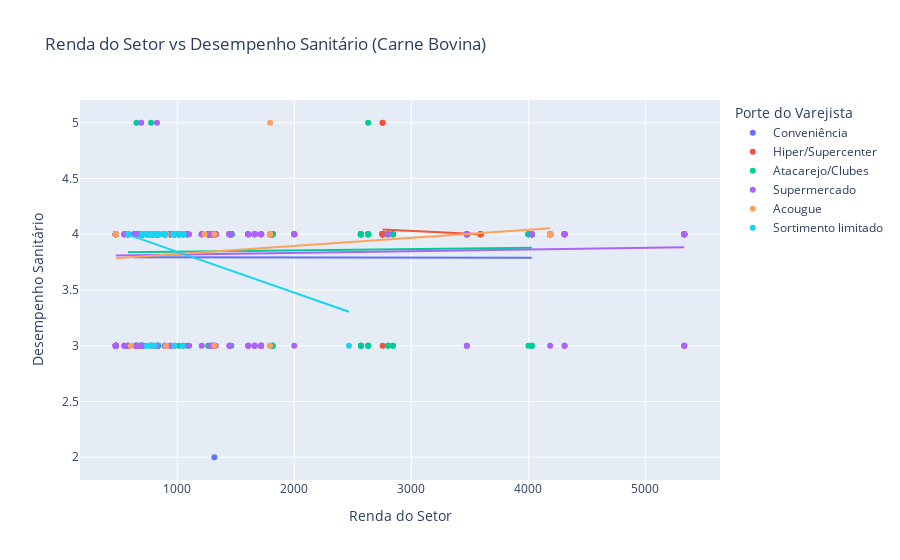

Source (notebook cell):
### Code cell
# Análise de correlação entre renda do setor e desempenho sanitário

fig = px.scatter(carne_bovina_data, x='renda_setor', y='est_desempenho_sanitario', color='porte_loja',
                 title='Renda do Setor vs Desempenho Sanitário (Carne Bovina)',
                 labels={'renda_setor': 'Renda do Setor', 'est_desempenho_sanitario': 'Desempenho Sanitário', 'porte_loja': 'Porte do Varejista'},
                    trendline='ols')    
fig.show()

### Figure 1 — Plotly figure (JSON) as saved in the notebook; plotly's stock layout.template omitted (floating-point values rounded to 4 significant figures; data arrays with more than 128 entries replaced by an {"elided": "..."} marker saying what was removed)
{"data": [{"hovertemplate": "Porte do Varejista=Conveniência<br>Renda do Setor=%{x}<br>Desempenho Sanitário=%{y}<extra></extra>", "legendgroup": "Conveniência", "marker": {"color": "#636efa", "symbol": "circle"}, "mode": "markers", "name": "Conveniência", "orientation": "v", "showlegend": true, "type": "scatter", "x": [628.3, null, 4030.0, 4030.0, 4030.0, 4030.0, 4030.0, 4030.0, 1317.0, 1317.0, 1317.0, 1317.0, 1317.0, 645.3, 707.0, 707.0, 707.0, 707.0, 707.0, 707.0, 635.9, 635.9, 635.9, 2569.0, 643.9], "xaxis": "x", "y": [4, 4, 4, 4, 4, 3, 4, 4, 2, 4, 3, 4, 4, 4, 4, 3, 4, 4, 4, 4, 4, 4, 4, 4, 4], "yaxis": "y"}, {"hovertemplate": "<b>OLS trendline</b><br>est_desempenho_sanitario = -1.33561e-06 * renda_setor + 3.79397<br>R<sup>2</sup>=0.000014<br><br>Porte do Varejista=Conveniência<br>Renda do Setor=%{x}<br>Desempenho Sanitário=%{y} <b>(trend)</b><extra></extra>", "legendgroup": "Conveniência", "marker": {"color": "#636efa", "symbol": "circle"}, "mode": "lines", "name": "Conveniência", "showlegend": false, "type": "scatter", "x": [628.3, 635.9, 635.9, 635.9, 643.9, 645.3, 707.0, 707.0, 707.0, 707.0, 707.0, 707.0, 1317.0, 1317.0, 1317.0, 1317.0, 1317.0, 2569.0, 4030.0, 4030.0, 4030.0, 4030.0, 4030.0, 4030.0], "xaxis": "x", "y": [3.793, 3.793, 3.793, 3.793, 3.793, 3.793, 3.793, 3.793, 3.793, 3.793, 3.793, 3.793, 3.792, 3.792, 3.792, 3.792, 3.792, 3.791, 3.789, 3.789, 3.789, 3.789, 3.789, 3.789], "yaxis": "y"}, {"hovertemplate": "Porte do Varejista=Hiper/Supercenter<br>Renda do Setor=%{x}<br>Desempenho Sanitário=%{y}<extra></extra>", "legendgroup": "Hiper/Supercenter", "marker": {"color": "#EF553B", "symbol": "circle"}, "mode": "markers", "name": "Hiper/Supercenter", "orientation": "v", "showlegend": true, "type": "scatter", "x": [2754.0, 2754.0, 2754.0, 2754.0, 2754.0, 2754.0, 2754.0, 2754.0, 2754.0, 2754.0, 2754.0, 2754.0, 2754.0, 2754.0, 2754.0, 2754.0, 2754.0, 2754.0, 2754.0, 2754.0, 2754.0, 2754.0, 2754.0, 2754.0, 3591.0, 3591.0, 3591.0, 3591.0, 3591.0, 3591.0], "xaxis": "x", "y": [5, 4, 4, 4, 4, 4, 4, 4, 3, 4, 4, 4, 4, 4, 5, 4, 4, 4, 4, 4, 4, 4, 4, 4, 4, 4, 4, 4, 4, 4], "yaxis": "y"}, {"hovertemplate": "<b>OLS trendline</b><br>est_desempenho_sanitario = -4.97673e-05 * renda_setor + 4.17873<br>R<sup>2</sup>=0.002809<br><br>Porte do Varejista=Hiper/Supercenter<br>Renda do Setor=%{x}<br>Desempenho Sanitário=%{y} <b>(trend)</b><extra></extra>", "legendgroup": "Hiper/Supercenter", "marker": {"color": "#EF553B", "symbol": "circle"}, "mode": "lines", "name": "Hiper/Supercenter", "showlegend": false, "type": "scatter", "x": [2754.0, 2754.0, 2754.0, 2754.0, 2754.0, 2754.0, 2754.0, 2754.0, 2754.0, 2754.0, 2754.0, 2754.0, 2754.0, 2754.0, 2754.0, 2754.0, 2754.0, 2754.0, 2754.0, 2754.0, 2754.0, 2754.0, 2754.0, 2754.0, 3591.0, 3591.0, 3591.0, 3591.0, 3591.0, 3591.0], "xaxis": "x", "y": [4.042, 4.042, 4.042, 4.042, 4.042, 4.042, 4.042, 4.042, 4.042, 4.042, 4.042, 4.042, 4.042, 4.042, 4.042, 4.042, 4.042, 4.042, 4.042, 4.042, 4.042, 4.042, 4.042, 4.042, 4.0, 4.0, 4.0, 4.0, 4.0, 4.0], "yaxis": "y"}, {"hovertemplate": "Porte do Varejista=Atacarejo/Clubes<br>Renda do Setor=%{x}<br>Desempenho Sanitário=%{y}<extra></extra>", "legendgroup": "Atacarejo/Clubes", "marker": {"color": "#00cc96", "symbol": "circle"}, "mode": "markers", "name": "Atacarejo/Clubes", "orientation": "v", "showlegend": true, "type": "scatter", "x": {"elided": "309 float values"}, "xaxis": "x", "y": {"elided": "309 int values"}, "yaxis": "y"}, {"hovertemplate": "<b>OLS trendline</b><br>est_desempenho_sanitario = 1.19079e-05 * renda_setor + 3.83115<br>R<sup>2</sup>=0.000960<br><br>Porte do Varejista=Atacarejo/Clubes<br>Renda do Setor=%{x}<br>Desempenho Sanitário=%{y} <b>(trend)</b><extra></extra>", "legendgroup": "Atacarejo/Clubes", "marker": {"color": "#00cc96", "symbol": "circle"}, "mode": "lines", "name": "Atacarejo/Clubes", "showlegend": false, "type": "scatter", "x": {"elided": "309 float values"}, "xaxis": "x", "y": {"elided": "309 float values"}, "yaxis": "y"}, {"hovertemplate": "Porte do Varejista=Supermercado<br>Renda do Setor=%{x}<br>Desempenho Sanitário=%{y}<extra></extra>", "legendgroup": "Supermercado", "marker": {"color": "#ab63fa", "symbol": "circle"}, "mode": "markers", "name": "Supermercado", "orientation": "v", "showlegend": true, "type": "scatter", "x": {"elided": "493 float values"}, "xaxis": "x", "y": {"elided": "493 int values"}, "yaxis": "y"}, {"hovertemplate": "<b>OLS trendline</b><br>est_desempenho_sanitario = 1.54616e-05 * renda_setor + 3.80181<br>R<sup>2</sup>=0.002413<br><br>Porte do Varejista=Supermercado<br>Renda do Setor=%{x}<br>Desempenho Sanitário=%{y} <b>(trend)</b><extra></extra>", "legendgroup": "Supermercado", "marker": {"color": "#ab63fa", "symbol": "circle"}, "mode": "lines", "name": "Supermercado", "showlegend": false, "type": "scatter", "x": {"elided": "493 float values"}, "xaxis": "x", "y": {"elided": "493 float values"}, "yaxis": "y"}, {"hovertemplate": "Porte do Varejista=Acougue<br>Renda do Setor=%{x}<br>Desempenho Sanitário=%{y}<extra></extra>", "legendgroup": "Acougue", "marker": {"color": "#FFA15A", "symbol": "circle"}, "mode": "markers", "name": "Acougue", "orientation": "v", "showlegend": true, "type": "scatter", "x": [779.2, 779.2, 779.2, 779.2, 1232.0, 904.2, 904.2, 1793.0, 1793.0, 1793.0, 1793.0, 1793.0, 1793.0, 1793.0, 1793.0, null, 904.2, 904.2, 904.2, 779.2, 779.2, 779.2, 779.2, 779.2, 4186.0, 4186.0, 4186.0, 603.5, 1317.0, 1317.0, 474.2, 474.2, 474.2, 474.2], "xaxis": "x", "y": [4, 4, 3, 4, 4, 4, 4, 3, 4, 5, 4, 4, 4, 4, 4, 4, 4, 3, 4, 4, 3, 4, 4, 4, 4, 4, 4, 3, 4, 3, 4, 4, 4, 4], "yaxis": "y"}, {"hovertemplate": "<b>OLS trendline</b><br>est_desempenho_sanitario = 7.23235e-05 * renda_setor + 3.7503<br>R<sup>2</sup>=0.027869<br><br>Porte do Varejista=Acougue<br>Renda do Setor=%{x}<br>Desempenho Sanitário=%{y} <b>(trend)</b><extra></extra>", "legendgroup": "Acougue", "marker": {"color": "#FFA15A", "symbol": "circle"}, "mode": "lines", "name": "Acougue", "showlegend": false, "type": "scatter", "x": [474.2, 474.2, 474.2, 474.2, 603.5, 779.2, 779.2, 779.2, 779.2, 779.2, 779.2, 779.2, 779.2, 779.2, 904.2, 904.2, 904.2, 904.2, 904.2, 1232.0, 1317.0, 1317.0, 1793.0, 1793.0, 1793.0, 1793.0, 1793.0, 1793.0, 1793.0, 1793.0, 4186.0, 4186.0, 4186.0], "xaxis": "x", "y": [3.785, 3.785, 3.785, 3.785, 3.794, 3.807, 3.807, 3.807, 3.807, 3.807, 3.807, 3.807, 3.807, 3.807, 3.816, 3.816, 3.816, 3.816, 3.816, 3.839, 3.846, 3.846, 3.88, 3.88, 3.88, 3.88, 3.88, 3.88, 3.88, 3.88, 4.053, 4.053, 4.053], "yaxis": "y"}, {"hovertemplate": "Porte do Varejista=Sortimento limitado<br>Renda do Setor=%{x}<br>Desempenho Sanitário=%{y}<extra></extra>", "legendgroup": "Sortimento limitado", "marker": {"color": "#19d3f3", "symbol": "circle"}, "mode": "markers", "name": "Sortimento limitado", "orientation": "v", "showlegend": true, "type": "scatter", "x": [746.5, 746.5, 746.5, 579.3, 579.3, 579.3, 2467.0, 893.8, 893.8, 847.3, 847.3, 847.3, 771.8, 771.8, 771.8, 771.8, 771.8, 771.8, 771.8, 1014.0, 1014.0, 967.0, 967.0, 967.0, 976.7, 976.7, 976.7, 976.7, 976.7, 976.7, 696.5, 696.5, 696.5, 696.5, 696.5, 795.1, 795.1, 1046.0, 1046.0, 1046.0, 1046.0, 1046.0, 1046.0, 1046.0, 1046.0, 1046.0, 1046.0, 1046.0, 1046.0, 1046.0, 738.5, 738.5, 738.5, 738.5, 738.5, 738.5, 810.8, 810.8, 810.8, 810.8], "xaxis": "x", "y": [4, 4, 4, 4, 4, 4, 3, 4, 4, 4, 4, 4, 3, 3, 4, 4, 4, 4, 4, 4, 4, 4, 4, 4, 4, 3, 4, 4, 4, 4, 4, 4, 4, 4, 4, 4, 4, 4, 4, 4, 4, 4, 3, 4, 4, 4, 4, 4, 4, 4, 4, 4, 4, 4, 4, 3, 3, 4, 4, 4], "yaxis": "y"}, {"hovertemplate": "<b>OLS trendline</b><br>est_desempenho_sanitario = -0.000366531 * renda_setor + 4.20899<br>R<sup>2</sup>=0.080789<br><br>Porte do Varejista=Sortimento limitado<br>Renda do Setor=%{x}<br>Desempenho Sanitário=%{y} <b>(trend)</b><extra></extra>", "legendgroup": "Sortimento limitado", "marker": {"color": "#19d3f3", "symbol": "circle"}, "mode": "lines", "name": "Sortimento limitado", "showlegend": false, "type": "scatter", "x": [579.3, 579.3, 579.3, 696.5, 696.5, 696.5, 696.5, 696.5, 738.5, 738.5, 738.5, 738.5, 738.5, 738.5, 746.5, 746.5, 746.5, 771.8, 771.8, 771.8, 771.8, 771.8, 771.8, 771.8, 795.1, 795.1, 810.8, 810.8, 810.8, 810.8, 847.3, 847.3, 847.3, 893.8, 893.8, 967.0, 967.0, 967.0, 976.7, 976.7, 976.7, 976.7, 976.7, 976.7, 1014.0, 1014.0, 1046.0, 1046.0, 1046.0, 1046.0, 1046.0, 1046.0, 1046.0, 1046.0, 1046.0, 1046.0, 1046.0, 1046.0, 1046.0, 2467.0], "xaxis": "x", "y": [3.997, 3.997, 3.997, 3.954, 3.954, 3.954, 3.954, 3.954, 3.938, 3.938, 3.938, 3.938, 3.938, 3.938, 3.935, 3.935, 3.935, 3.926, 3.926, 3.926, 3.926, 3.926, 3.926, 3.926, 3.918, 3.918, 3.912, 3.912, 3.912, 3.912, 3.898, 3.898, 3.898, 3.881, 3.881, 3.855, 3.855, 3.855, 3.851, 3.851, 3.851, 3.851, 3.851, 3.851, 3.837, 3.837, 3.826, 3.826, 3.826, 3.826, 3.826, 3.826, 3.826, 3.826, 3.826, 3.826, 3.826, 3.826, 3.826, 3.305], "yaxis": "y"}], "layout": {"legend": {"title": {"text": "Porte do Varejista"}, "tracegroupgap": 0}, "title": {"text": "Renda do Setor vs Desempenho Sanitário (Carne Bovina)"}, "xaxis": {"anchor": "y", "domain": [0, 1], "title": {"text": "Renda do Setor"}}, "yaxis": {"anchor": "x", "domain": [0, 1], "title": {"text": "Desempenho Sanitário"}}}}
